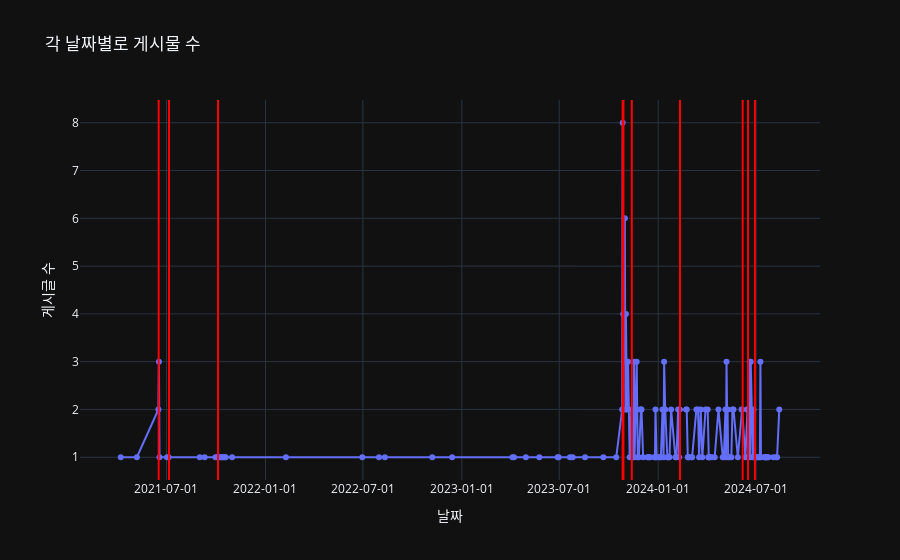

The code cell stored with this chart in its notebook:
### Code cell
posts, comments = merge_csv("아이오닉 누수")
show(posts, comments)

### Figure 1 — Plotly figure (JSON) as saved in the notebook; plotly's stock layout.template omitted (floating-point values rounded to 4 significant figures; data arrays with more than 128 entries replaced by an {"elided": "..."} marker saying what was removed)
{"data": [{"mode": "lines+markers", "name": "일별 게시글 생성 개수", "type": "scatter", "x": {"elided": "156 str values"}, "y": {"elided": "156 int values"}}], "layout": {"legend": {"orientation": "h", "traceorder": "normal", "x": 0, "y": 1}, "shapes": [{"line": {"color": "red", "width": 2}, "type": "line", "x0": "2024-02-10T11:23:00", "x1": "2024-02-10T11:23:00", "xref": "x", "y0": 0, "y1": 1, "yref": "y domain"}, {"line": {"color": "red", "width": 2}, "type": "line", "x0": "2023-11-12T22:00:00", "x1": "2023-11-12T22:00:00", "xref": "x", "y0": 0, "y1": 1, "yref": "y domain"}, {"line": {"color": "red", "width": 2}, "type": "line", "x0": "2024-06-05T23:30:00", "x1": "2024-06-05T23:30:00", "xref": "x", "y0": 0, "y1": 1, "yref": "y domain"}, {"line": {"color": "red", "width": 2}, "type": "line", "x0": "2024-06-28T17:42:00", "x1": "2024-06-28T17:42:00", "xref": "x", "y0": 0, "y1": 1, "yref": "y domain"}, {"line": {"color": "red", "width": 2}, "type": "line", "x0": "2021-06-16T11:08:00", "x1": "2021-06-16T11:08:00", "xref": "x", "y0": 0, "y1": 1, "yref": "y domain"}, {"line": {"color": "red", "width": 2}, "type": "line", "x0": "2023-10-26T22:16:00", "x1": "2023-10-26T22:16:00", "xref": "x", "y0": 0, "y1": 1, "yref": "y domain"}, {"line": {"color": "red", "width": 2}, "type": "line", "x0": "2024-06-16T00:18:00", "x1": "2024-06-16T00:18:00", "xref": "x", "y0": 0, "y1": 1, "yref": "y domain"}, {"line": {"color": "red", "width": 2}, "type": "line", "x0": "2023-10-28T08:59:00", "x1": "2023-10-28T08:59:00", "xref": "x", "y0": 0, "y1": 1, "yref": "y domain"}, {"line": {"color": "red", "width": 2}, "type": "line", "x0": "2021-10-04T20:36:00", "x1": "2021-10-04T20:36:00", "xref": "x", "y0": 0, "y1": 1, "yref": "y domain"}, {"line": {"color": "red", "width": 2}, "type": "line", "x0": "2021-07-05T17:40:00", "x1": "2021-07-05T17:40:00", "xref": "x", "y0": 0, "y1": 1, "yref": "y domain"}], "title": {"text": "각 날짜별로 게시물 수"}, "xaxis": {"tickformat": "%Y-%m-%d", "title": {"text": "날짜"}}, "yaxis": {"title": {"text": "게시글 수"}}}}
